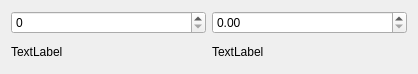
<?xml version="1.0" encoding="UTF-8"?>
<ui version="4.0">
 <class>Widget</class>
 <widget class="QWidget" name="Widget">
  <property name="geometry">
   <rect>
    <x>0</x>
    <y>0</y>
    <width>418</width>
    <height>74</height>
   </rect>
  </property>
  <property name="windowTitle">
   <string>Widget</string>
  </property>
  <layout class="QHBoxLayout" name="horizontalLayout_2">
   <item>
    <layout class="QHBoxLayout" name="horizontalLayout">
     <item>
      <layout class="QVBoxLayout" name="verticalLayout">
       <item>
        <widget class="QSpinBox" name="spinBox"/>
       </item>
       <item>
        <widget class="QLabel" name="label_spinbox">
         <property name="text">
          <string>TextLabel</string>
         </property>
        </widget>
       </item>
      </layout>
     </item>
     <item>
      <layout class="QVBoxLayout" name="verticalLayout_2">
       <item>
        <widget class="QDoubleSpinBox" name="doubleSpinBox"/>
       </item>
       <item>
        <widget class="QLabel" name="label_doublespinbox">
         <property name="text">
          <string>TextLabel</string>
         </property>
        </widget>
       </item>
      </layout>
     </item>
    </layout>
   </item>
  </layout>
 </widget>
 <resources/>
 <connections/>
</ui>
